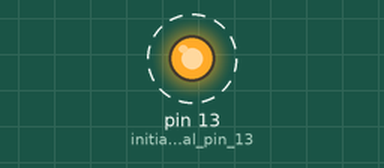
A sketch run on a simulated Arduino Uno, built with avr-gcc and run on an emulated ATmega328P. Parts: output pins drawn as LEDs (lit = HIGH). Dashed ring = blinking.

Above: at 0.5 s.
Timing chart, 0 to 4.6 s (numbered marks = the images above):
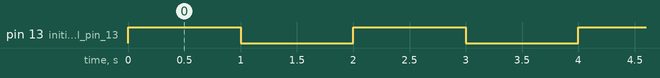

Measured:
- by itself, pin 13 (initialize_digital_pin_13): alternates HIGH for 1.0 s and LOW for 1.0 s

The sketch:

blink.ino
```cpp
void setup()
{
  pinMode(13, OUTPUT);     // initialize digital pin 13 as an output.
}


void loop() {
  // put your main code here, to run repeatedly:
  digitalWrite(13, HIGH);   // turn the LED on (HIGH is the voltage level)
  delay(1000);              // wait for a second
  digitalWrite(13, LOW);    // turn the LED off by making the voltage LOW
  delay(1000);              // wait for a second
}
```

blink_3.c
```cpp
#include <avr/io.h>
#include <util/delay.h>

int main (void)
{
	DDRB |= _BV(DDB5); //setting led pin as output

	while(1) //infinite loop
	{

		PORTB |= _BV(PORTB5);    // pin=high
		_delay_ms(1000);         //wait for 1 second

		PORTB &= ~_BV(PORTB5);   //pin=low
		_delay_ms(1000);         //wait for 1 second
	}
}
```
